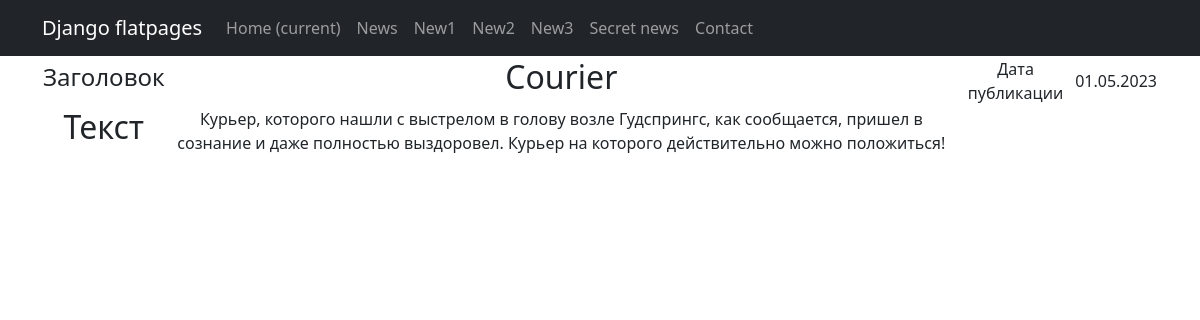
Screenshot of /news/1 with the database file from the repository.
### news_portal/models.py (models this page shows, shortened)
class Post(models.Model):
    author = models.ForeignKey(Author, on_delete=models.CASCADE)
    choise = models.CharField(max_length=2, choices=POSTS, default=article)
    date_time = models.DateTimeField(auto_now_add=True)
    category = models.ManyToManyField(Category, through='PostCategory')
    title = models.CharField(max_length=60)
    text = models.TextField()
    rating = models.IntegerField(default=0)

### news_portal/views.py (the view)
# urls.py: path('<int:pk>', PostDetail.as_view())
class PostDetail(DetailView):
    model = Post
    ordering = '-date_time'
    template_name = 'post_detail.html'
    context_object_name = 'post_detail'
    def get_context_data(self, **kwargs):
        context = super().get_context_data(**kwargs)
        context['time_now'] = datetime.utcnow()
        context['next_post'] = None
        context['length'] = f"Count of news : '{Post.objects.count()}'"
        return context

### templates/post_detail.html (shortened to what this page needs)
{% extends 'flatpages/default.html' %}
{% block content %}
{% if post_detail %}
    <table>
        <tr>
            <td><h4>Заголовок</h4></td>
            <td><h2>{{post_detail.title}}</h2></td>
            <td>Дата публикации</td>
            <td>{{post_detail.date_time|date:'d.m.Y'}}</td>
        <tr>
            <td><h2>Текст</h2></td>
            <td>{{post_detail.text}}</td>
        </tr>
    </table>
{% else %}
<h2>Dosvidania!</h2>
{% endif %}
{% endblock content %}

### rows the page displays
Post: title "Courier", date_time "01.05.2023", text "Курьер, которого нашли с выстрелом в голову возле Гудспрингс, как сообщается, пришел в сознание и даже полностью выздоровел. Курьер на которого действительно можно положиться!"
